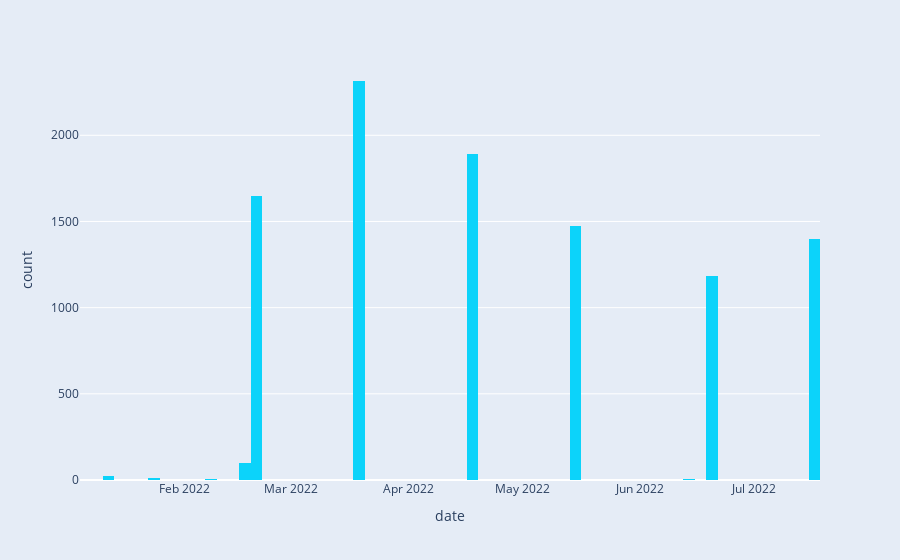

The cell this chart's notebook holds for it:
### Code cell
cols_hist = ['date']
for c in cols_hist:
    px.histogram(df_game, x=c).show()

### Figure 1 — Plotly figure (JSON) as saved in the notebook; plotly's stock layout.template omitted (floating-point values rounded to 4 significant figures; data arrays with more than 128 entries replaced by an {"elided": "..."} marker saying what was removed)
{"data": [{"alignmentgroup": "True", "bingroup": "x", "hovertemplate": "date=%{x}<br>count=%{y}<extra></extra>", "legendgroup": "", "marker": {"color": "#0CD3FA", "pattern": {"shape": ""}}, "name": "", "offsetgroup": "", "orientation": "v", "showlegend": false, "type": "histogram", "x": {"elided": "10054 str values"}, "xaxis": "x", "yaxis": "y"}], "layout": {"barmode": "relative", "legend": {"tracegroupgap": 0}, "margin": {"t": 60}, "xaxis": {"anchor": "y", "domain": [0, 1], "title": {"text": "date"}}, "yaxis": {"anchor": "x", "domain": [0, 1], "title": {"text": "count"}}}}
